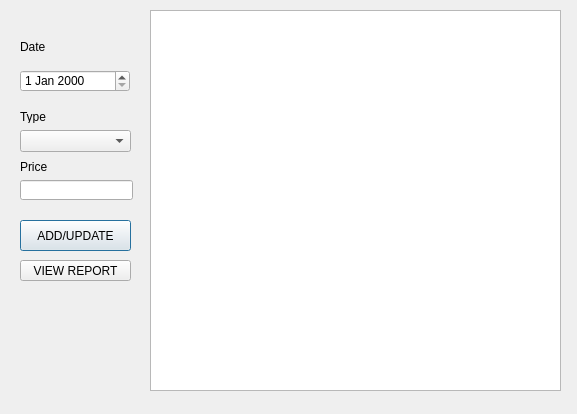
<?xml version="1.0" encoding="UTF-8"?>
<ui version="4.0">
 <class>Dialog</class>
 <widget class="QDialog" name="Dialog">
  <property name="geometry">
   <rect>
    <x>0</x>
    <y>0</y>
    <width>577</width>
    <height>414</height>
   </rect>
  </property>
  <property name="windowTitle">
   <string>Dialog</string>
  </property>
  <widget class="QDateEdit" name="dateEdit">
   <property name="geometry">
    <rect>
     <x>20</x>
     <y>70</y>
     <width>110</width>
     <height>22</height>
    </rect>
   </property>
  </widget>
  <widget class="QPushButton" name="pushButton">
   <property name="geometry">
    <rect>
     <x>20</x>
     <y>220</y>
     <width>111</width>
     <height>31</height>
    </rect>
   </property>
   <property name="text">
    <string>ADD/UPDATE</string>
   </property>
  </widget>
  <widget class="QPushButton" name="pushButton_2">
   <property name="geometry">
    <rect>
     <x>20</x>
     <y>260</y>
     <width>111</width>
     <height>21</height>
    </rect>
   </property>
   <property name="text">
    <string>VIEW REPORT</string>
   </property>
  </widget>
  <widget class="QLabel" name="label">
   <property name="geometry">
    <rect>
     <x>20</x>
     <y>40</y>
     <width>47</width>
     <height>13</height>
    </rect>
   </property>
   <property name="text">
    <string>Date</string>
   </property>
  </widget>
  <widget class="QLabel" name="label_2">
   <property name="geometry">
    <rect>
     <x>20</x>
     <y>110</y>
     <width>47</width>
     <height>13</height>
    </rect>
   </property>
   <property name="text">
    <string>Type</string>
   </property>
  </widget>
  <widget class="QLabel" name="label_3">
   <property name="geometry">
    <rect>
     <x>20</x>
     <y>160</y>
     <width>47</width>
     <height>13</height>
    </rect>
   </property>
   <property name="text">
    <string>Price</string>
   </property>
  </widget>
  <widget class="QLineEdit" name="lineEdit_2">
   <property name="geometry">
    <rect>
     <x>20</x>
     <y>180</y>
     <width>113</width>
     <height>20</height>
    </rect>
   </property>
  </widget>
  <widget class="QComboBox" name="comboBox">
   <property name="geometry">
    <rect>
     <x>20</x>
     <y>130</y>
     <width>111</width>
     <height>22</height>
    </rect>
   </property>
  </widget>
  <widget class="QTableWidget" name="tableWidget">
   <property name="geometry">
    <rect>
     <x>150</x>
     <y>10</y>
     <width>411</width>
     <height>381</height>
    </rect>
   </property>
   <property name="editTriggers">
    <set>QAbstractItemView::NoEditTriggers</set>
   </property>
  </widget>
 </widget>
 <resources/>
 <connections/>
</ui>
